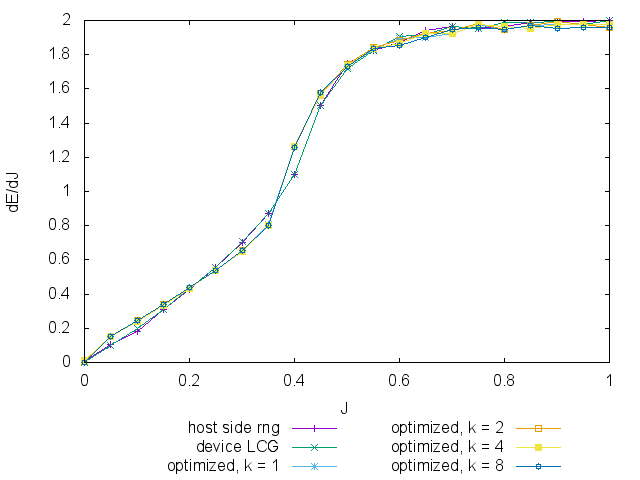

Reproduce this figure in gnuplot.
set term term_type
set output output_file
set xlabel "J"
set ylabel  "dE/dJ"
set key below
plot 'data/MvJ.dat' i 1 using 2:3 w lp title "host side rng",\
 '' i 0 using 2:3 w lp title "device LCG",\
 '' i 2 using 2:3 w lp title "optimized, k = 1",\
 '' i 3 using 2:3 w lp title "optimized, k = 2",\
 '' i 4 using 2:3 w lp title "optimized, k = 4",\
 '' i 5 using 2:3 w lp title "optimized, k = 8"
set output
